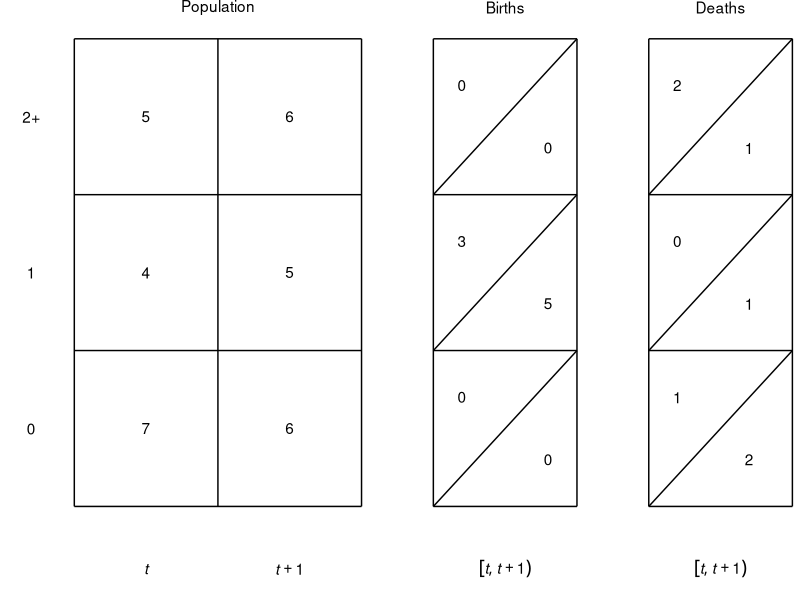

The R script that drew this image:


library(ggplot2)

data_popn_box <- data.frame(x =    c(0, 2, 2, 0, 1, 0, 0),
                            xend = c(2, 2, 0, 0, 1, 2, 2),
                            y =    c(0, 0, 3, 3, 0, 1, 2),
                            yend = c(0, 3, 3, 0, 3, 1, 2))
data_popn_label <- data.frame(x = c(1, 0.5, 1.5, 0.5, 1.5, 0.5, 1.5, 0.5, 1.5),
                              y = c(3.2, 0.5, 0.5, 1.5, 1.5, 2.5, 2.5, -0.4, -0.4),
                              label = c("Population", 7, 6, 4, 5, 5, 6, "italic(t)", "italic(t)+1"))
data_births_box <- data.frame(x =    c(2.5, 3.5, 3.5, 2.5, 2.5, 2.5, 2.5, 2.5, 2.5),
                              xend = c(3.5, 3.5, 2.5, 2.5, 3.5, 3.5, 3.5, 3.5, 3.5),
                              y =    c(0, 0, 3, 3, 1, 2, 0, 1, 2),
                              yend = c(0, 3,   3,     0, 1,   2, 1, 2, 3))
data_births_label <- data.frame(x =  c(3,   2.7, 3.3, 2.7, 3.3, 2.7, 3.3, 3),
                                y =  c(3.2, 0.7, 0.3, 1.7, 1.3, 2.7, 2.3, -0.4),
                                label = c("Births", 0, 0, 3, 5, 0, 0, 'group("[",list(italic(t),italic(t+1)),")")'))
data_deaths_box <- data.frame(x =    c(4, 5, 5, 4, 4, 4, 4, 4, 4),
                              xend = c(5, 5, 4, 4, 5, 5, 5, 5, 5),
                              y =    c(0, 0, 3, 3, 1, 2, 0, 1, 2),
                              yend = c(0, 3, 3, 0, 1, 2, 1, 2, 3))
data_deaths_label <- data.frame(x = c(4.5, 4.2, 4.7, 4.2, 4.7, 4.2, 4.7, 4.5),
                                y = c(3.2, 0.7, 0.3, 1.7, 1.3, 2.7, 2.3, -0.4),
                                label = c("Deaths", 1, 2, 0, 1, 2, 1, 'group("[",list(italic(t),italic(t+1)),")")'))
data_age_label <- data.frame(x = rep(-0.3, 3),
                             y = c(0.5, 1.5, 2.5),
                             label = c("0", "1", "2+"))
                                       
p <- ggplot(data_popn_box, aes(x = x, y = y)) +
    theme_bw() +
    theme(panel.border = element_blank(),
          panel.grid.major = element_blank(),
          panel.grid.minor = element_blank(),
          axis.text = element_blank(),
          axis.ticks = element_blank()) +
    coord_cartesian(expand = FALSE,
                    clip = "off") +
    ## population
    geom_segment(aes(x = x, y = y, xend = xend, yend = yend),
                 data = data_popn_box) +
    geom_text(aes(label = label),
              data = data_popn_label,
              parse = TRUE) +
    ## births
    geom_segment(aes(x = x, y = y, xend = xend, yend = yend),
                 data = data_births_box) +
    geom_text(aes(label = label),
              data = data_births_label,
              parse = TRUE) +
    ## deaths
    geom_segment(aes(x = x, y = y, xend = xend, yend = yend),
                 data = data_deaths_box) +
    geom_text(aes(label = label),
              data = data_deaths_label,
              parse = TRUE) +
    ## age labels
    geom_text(aes(label = label),
              data = data_age_label) +
    ## other
    xlab("") +
    ylab("")

graphics.off()
pdf(file = "figures_accounts/fig_account_withage.pdf",
    width = 3,
    height = 2)
plot(p)
dev.off()
